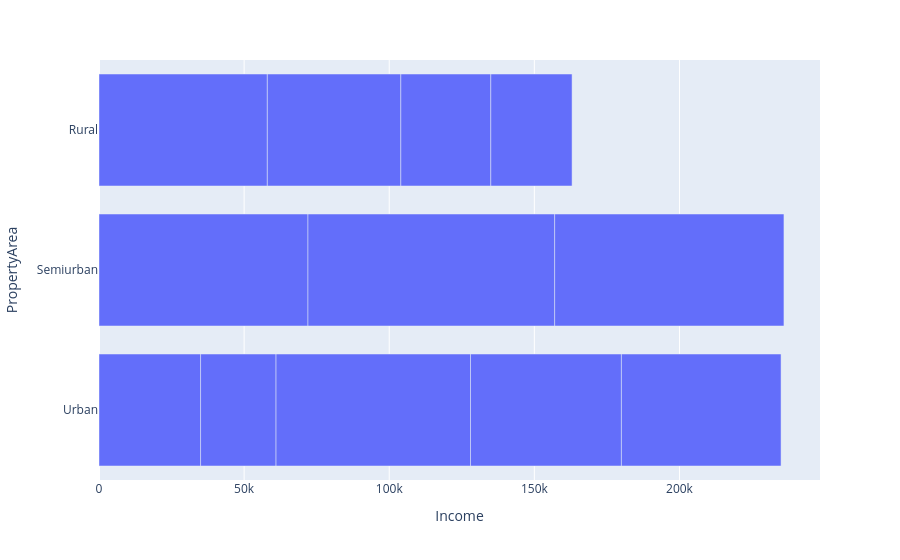

Notebook cell for this chart:
### Code cell
px.bar(df, x='Income', y='PropertyArea')

### Figure 1 — Plotly figure (JSON) as saved in the notebook; plotly's stock layout.template omitted (floating-point values rounded to 4 significant figures)
{"data": [{"hovertemplate": "Income=%{x}<br>PropertyArea=%{y}<extra></extra>", "legendgroup": "", "marker": {"color": "#636efa", "pattern": {"shape": ""}}, "name": "", "orientation": "h", "showlegend": false, "textposition": "auto", "type": "bar", "x": [35000.0, 72000.0, 58000.0, 26000.0, 85000.0, 46000.0, 67000.0, 31000.0, 79000.0, 52000.0, 55000.0, 28000.0], "xaxis": "x", "y": ["Urban", "Semiurban", "Rural", "Urban", "Semiurban", "Rural", "Urban", "Rural", "Semiurban", "Urban", "Urban", "Rural"], "yaxis": "y"}], "layout": {"barmode": "relative", "legend": {"tracegroupgap": 0}, "margin": {"t": 60}, "xaxis": {"anchor": "y", "domain": [0, 1], "title": {"text": "Income"}}, "yaxis": {"anchor": "x", "domain": [0, 1], "title": {"text": "PropertyArea"}}}}
